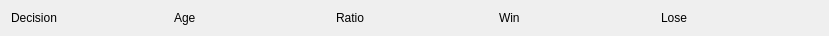
<?xml version="1.0" encoding="UTF-8"?>
<ui version="4.0">
 <class>BrainForm</class>
 <widget class="QWidget" name="BrainForm">
  <property name="geometry">
   <rect>
    <x>0</x>
    <y>0</y>
    <width>829</width>
    <height>31</height>
   </rect>
  </property>
  <property name="windowTitle">
   <string>Form</string>
  </property>
  <layout class="QGridLayout" name="gridLayout">
   <item row="0" column="0">
    <widget class="QLabel" name="labelDecision">
     <property name="text">
      <string>Decision</string>
     </property>
    </widget>
   </item>
   <item row="0" column="3">
    <widget class="QLabel" name="labelWin">
     <property name="text">
      <string>Win</string>
     </property>
    </widget>
   </item>
   <item row="0" column="1">
    <widget class="QLabel" name="labelAge">
     <property name="text">
      <string>Age</string>
     </property>
    </widget>
   </item>
   <item row="0" column="2">
    <widget class="QLabel" name="labelRatio">
     <property name="text">
      <string>Ratio</string>
     </property>
    </widget>
   </item>
   <item row="0" column="4">
    <widget class="QLabel" name="labelLose">
     <property name="text">
      <string>Lose</string>
     </property>
    </widget>
   </item>
  </layout>
 </widget>
 <resources/>
 <connections/>
</ui>
